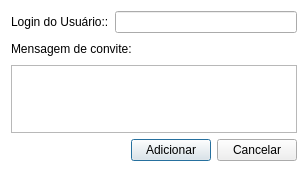
<?xml version="1.0" encoding="UTF-8"?>
<ui version="4.0">
 <class>JagunAddUserDialog</class>
 <widget class="QDialog" name="JagunAddUserDialog">
  <property name="windowModality">
   <enum>Qt::NonModal</enum>
  </property>
  <property name="geometry">
   <rect>
    <x>0</x>
    <y>0</y>
    <width>308</width>
    <height>172</height>
   </rect>
  </property>
  <property name="minimumSize">
   <size>
    <width>308</width>
    <height>172</height>
   </size>
  </property>
  <property name="maximumSize">
   <size>
    <width>308</width>
    <height>172</height>
   </size>
  </property>
  <property name="windowTitle">
   <string>Dialog</string>
  </property>
  <property name="styleSheet">
   <string>QDialog
{
	background-color: white;
}</string>
  </property>
  <layout class="QVBoxLayout" name="verticalLayout_2">
   <item>
    <layout class="QHBoxLayout" name="horizontalLayout">
     <item>
      <widget class="QLabel" name="label">
       <property name="text">
        <string>Login do Usuário::</string>
       </property>
      </widget>
     </item>
     <item>
      <widget class="QLineEdit" name="leLoginUser"/>
     </item>
    </layout>
   </item>
   <item>
    <layout class="QVBoxLayout" name="verticalLayout">
     <item>
      <layout class="QHBoxLayout" name="horizontalLayout_3">
       <item>
        <widget class="QLabel" name="label_2">
         <property name="text">
          <string>Mensagem de convite:</string>
         </property>
        </widget>
       </item>
       <item>
        <spacer name="horizontalSpacer_2">
         <property name="orientation">
          <enum>Qt::Horizontal</enum>
         </property>
         <property name="sizeHint" stdset="0">
          <size>
           <width>40</width>
           <height>20</height>
          </size>
         </property>
        </spacer>
       </item>
      </layout>
     </item>
     <item>
      <widget class="QTextEdit" name="teMessageUser">
       <property name="acceptRichText">
        <bool>false</bool>
       </property>
      </widget>
     </item>
    </layout>
   </item>
   <item>
    <layout class="QHBoxLayout" name="horizontalLayout_2">
     <item>
      <spacer name="horizontalSpacer">
       <property name="orientation">
        <enum>Qt::Horizontal</enum>
       </property>
       <property name="sizeHint" stdset="0">
        <size>
         <width>40</width>
         <height>20</height>
        </size>
       </property>
      </spacer>
     </item>
     <item>
      <widget class="QPushButton" name="btnAddUser">
       <property name="text">
        <string>Adicionar</string>
       </property>
      </widget>
     </item>
     <item>
      <widget class="QPushButton" name="btnCancel">
       <property name="text">
        <string>Cancelar</string>
       </property>
      </widget>
     </item>
    </layout>
   </item>
  </layout>
 </widget>
 <resources/>
 <connections/>
</ui>
